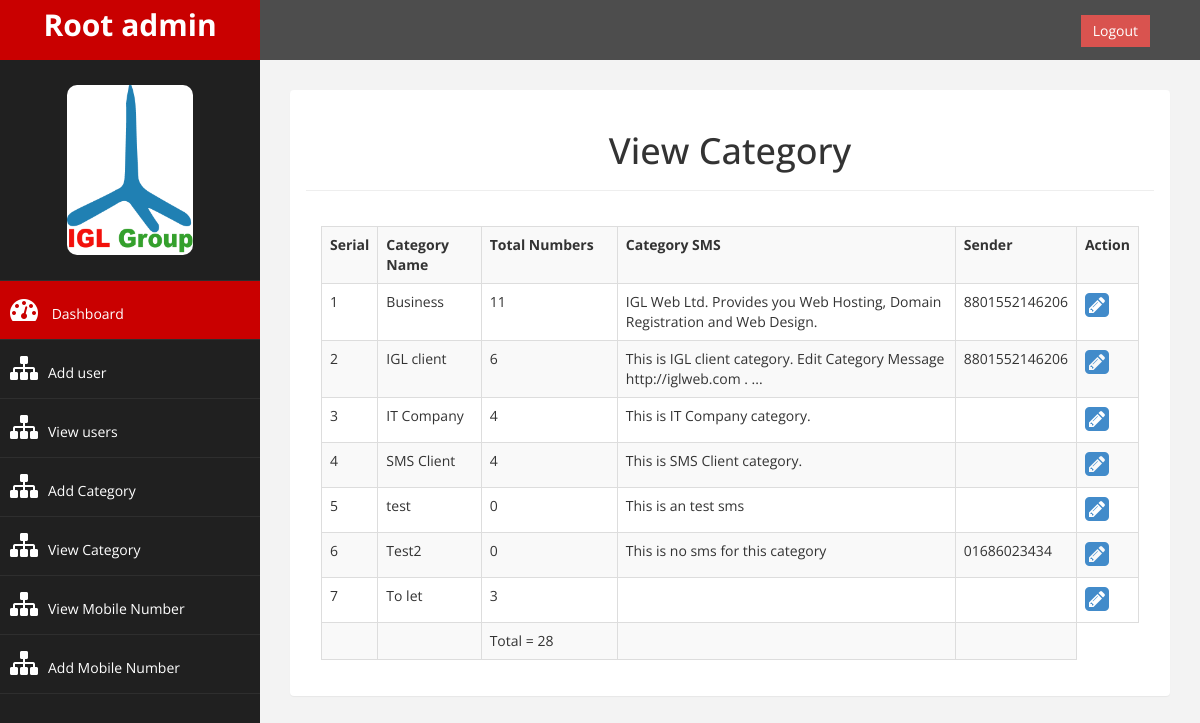
Screenshot of /view_category.php (signed in) with the database file from the repository.
### tables this page shows
CREATE TABLE `categories` (
  `id` int(11) NOT NULL,
  `category_name` varchar(255) NOT NULL,
  `message` text,
  `sender_id` varchar(255) NOT NULL DEFAULT '8801552146206',
  `created_at` datetime NOT NULL,
  `updated_at` datetime NOT NULL
);

### classes/DB.php (called while the page is built, shortened)
<?php
class DB
{
    private static $_instance = null;
    private $_pdo,
            $_query,
            $_error = false,
            $_results,
            $_count = 0;
    private function __construct()
    {
        try{
            $this->_pdo = new PDO('mysql:host=' . Config::get('mysql/host') . ';dbname=' .Config::get('mysql/db'), Config::get('mysql/username'), Config::get('mysql/password'));
        }catch (PDOException $e){
            die($e->getMessage());
        }
    }
    public static function getInstance(){
        if (!isset(self::$_instance)){
            self::$_instance = new DB();
        }
        return self::$_instance;
    }
    public function query($sql, $parms = array()){
        $this->_error = false;
        if($this->_query = $this->_pdo->prepare($sql)){
            $x = 1;
            if (count($parms)){
                foreach ($parms as $parm){
                    $this->_query->bindValue($x, $parm);
                    $x++;
                }
            }
            if ($this->_query->execute()){
                $this->_results = $this->_query->fetchAll(PDO::FETCH_OBJ);
                $this->_count = $this->_query->rowCount();
            }else {
                $this->_error = true;
            }
        }
        return $this;
    }
    public function action($action, $table, $where = array())
    {
        if (count($where) === 3) {
            $opetators = array('=', '>', '<', '>=', '<=');
            $field     = $where[0];
            $operator  = $where[1];
            $value     = $where[2];
            if (in_array($operator, $opetators)) {
                $sql = "{$action} FROM {$table} WHERE {$field} {$operator} ?";
                if (!$this->query($sql, array($value))->error()) {
                    return $this;
                }
            }
        }
        return false;
    }
    public function getAllWithSql($sql)
    {
        if (!$this->query($sql)->error()) {
            return $this;
        }
        return false;
    }
    public function get($table, $where)
    {
        return $this->action('SELECT *', $table, $where);
    }
    public function results()
    {
        return $this->_results;
    }
    public function firstResult()
    {
        return $this->_results[0];
    }
    public function error()
    {
        return $this->_error;
    }
    public function count()
    {
        return $this->_count;
    }
}

### classes/Config.php (called while the page is built)
<?php
class Config
{
    public static function get($path = null)
    {
        if ($path){
            $config = $GLOBALS['config'];
            $path = explode('/', $path);
            foreach ($path as $bit){
                if (isset($config[$bit])){
                    $config = $config[$bit];
                }
            }
            if (!is_array($config)) {
                return $config;
            }
        }
        return false;
    }
}

### classes/Session.php (called while the page is built, shortened)
<?php
class Session
{
	public static function get($name)
	{
		return $_SESSION[$name];
	}
}

### classes/Report.php (called while the page is built, shortened)
<?php
class Report
{
    private static $_db = null;
    public function __construct()
    {
        if (!self::$_db){
            self::$_db = DB::getInstance();
        }
    }
    public static function getTotalNumberAmount($count = null, $where = null)
    {
        $where = $where ? $where : '';
        $count = $count ? $count: '';
        $where = $where ? "WHERE {$where}" : '';
        $sql = "SELECT COUNT({$count})as total FROM numbers {$where}";
        $totalData = self::$_db->getAllWithSql($sql);
        if (gettype($totalData) != 'string'){
            return $totalData->firstResult()->total;
        }
        return false;
    }
}

### view_category.php (the view, shortened to what this page needs)
<?php
$db = DB::getInstance();
$sql = "SELECT * FROM categories ORDER BY categories.category_name ASC";
$categoryData = $db->getAllWithSql($sql);
$categories = $categoryData->results();
require_once "includes/home/header.php";
?>
<body>
<div id="wrapper">
    <?php require_once "includes/home/nav_top.php"?>
    <?php require_once "includes/home/nav_side.php"?>
    <div id="page-wrapper" >
        <div class="panel col-sm-12" style="margin-top: 15px; margin-bottom: 15px;">
            <div class="page-header">
                <h1 class="text-center text-temp">View Category</h1>
            </div>
            <div class="panel-body">
                <div class="row">
                    <div class="col-sm-12">
                        <table style="border: 1px" class="table table-bordered table-responsive table-hover table-striped">
                            <tr>
                                <th>Serial</th>
                                <th>Category Name</th>
                                <th class="col-sm-2" ">Total Numbers</th>
                                <th>Category SMS</th>
                                <th>Sender</th>
                                <th>Action</th>
                            </tr>
                            <?php if (isset($categories)){
                                $serial = 1;
                                foreach ($categories as $category){
                                    ?>
                                    <tr>
                                        <td><?php echo $serial;?></td>
                                        <td><?php echo $category->category_name;?></td>
                                        <td><?php echo Report::getTotalNumberAmount('number', 'category_id = '.$category->id);?></td>
                                        <td><?php echo $category->message;?></td>
                                        <td><?php echo $category->sender_id;?></td>
                                        <td><a href="edit_category.php?category=<?php echo $category->id?>"><i class="fa fa-pencil-square fa-2x" aria-hidden="true"></i></a></td>
                                    </tr>
                                    <?php $serial++; }} ?>
                            <tr>
                                <td></td>
                                <th></th>
                                <td>Total =  <?php echo Report::getTotalNumberAmount('number')?></td>
                                <td></td>
                                <td></td>
                            </tr>
                        </table>
                    </div>
                </div>
            </div>
        </div>
    </div>
</div>
<?php require_once "includes/home/footer.php"?>

### assets/home/css/custom.css (style rules this page uses)
body { font-family: 'Open Sans', sans-serif; }
#wrapper { width: 100%; background:#202020; }
#page-wrapper { padding: 15px 15px; min-height: 600px; background:#F3F3F3; }
.text-center { text-align:center; }
@media (min-width:768px) { #page-wrapper { margin: 0 0 0 260px; padding: 15px 30px; min-height: 1200px; } }

### rows the page displays
categories: category_name "Business", id "11", message "IGL Web Ltd. Provides you Web Hosting, Domain Registration and Web Design.", sender "8801552146206"
categories: category_name "IGL client", id "6", message "This is IGL client category. Edit Category Message http://iglweb.com . ...", sender "8801552146206"
categories: category_name "IT Company", id "4", message "This is IT Company category."
categories: category_name "SMS Client", id "4", message "This is SMS Client category."
categories: category_name "test", id "0", message "This is an test sms"
categories: category_name "Test2", id "0", message "This is no sms for this category", sender "01686023434"
categories: category_name "To let", id "3"

### other values shown
Report::getTotalNumberAmount('number') "28"
